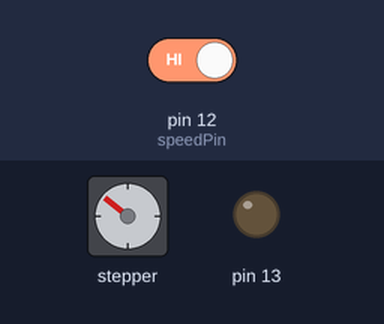
Recording of a sketch running on a simulated Arduino Uno, built with avr-gcc and run on an emulated ATmega328P. Parts: stepper motor, output pins drawn as LEDs (lit = HIGH). The test bench sets the inputs (shaded band); at power-on: pin 12 (speedPin) HIGH. Stepper angles assume 200 steps per turn.

Above: at 1.24 s.
1.3 s: pin 12 (speedPin) driven LOW
At 1.36 s:
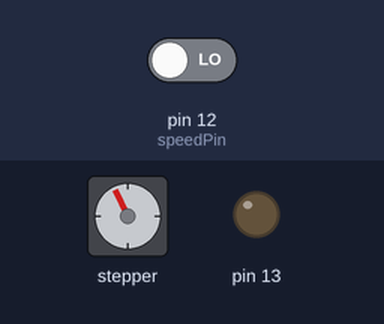
4.3 s: pin 12 (speedPin) driven HIGH
At 4.64 s:
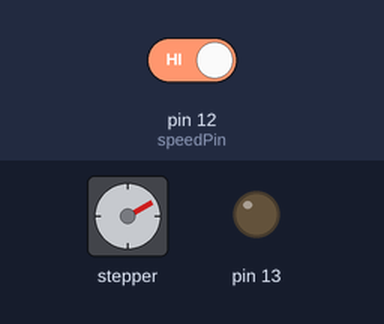
Timing chart, 0 to 19.3 s (numbered marks = the images above; inputs shaded):
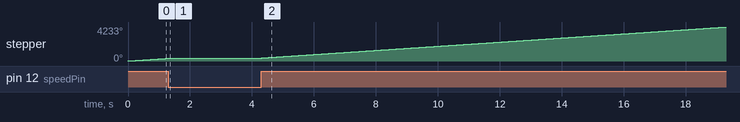

The sketch:

bandClock.ino
```cpp
#include <Stepper.h>
#include <math.h>

//changeable variables
float timingBeltLength = 200;//1.163; //in meters
float spindleDiameter = 0.02; //in meters
float fullSpeedForReset = 50;
const int stepsPerRevolution = 200;

//calculated variables
float stepLength = (spindleDiameter*PI)/stepsPerRevolution;
float stepsPerBand = timingBeltLength/stepLength;
float delayBetweenSteps = 86400000/stepsPerBand;
double modfreturn;
float decimalDelay = modf(delayBetweenSteps, &modfreturn);
int counterForRound = round(1/decimalDelay);
int counter = 1;
int intStepDelay = delayBetweenSteps;
//TODO: implement a counter system to add all the rounded bits together to make a "every x times, +1"

//system variables
Stepper myStepper(stepsPerRevolution, 8, 9, 10, 11);
const int speedPin = 12;
bool buttonState = false;

void setup()
{
  pinMode(speedPin,INPUT);
  pinMode(13, OUTPUT);
  myStepper.setSpeed(fullSpeedForReset);
}

void loop()
{
    myStepper.step(1);
    for (int j = 0; j < intStepDelay; j++)
    {
      buttonState = digitalRead(speedPin);
      if (!buttonState)
      {
        delay(1);
      }
      counter++;
      if (counter == counterForRound)
      {
        digitalWrite(13, HIGH);
        delay(1);
        digitalWrite(13,LOW);
        counter = 1;
      }
  }
}
```
